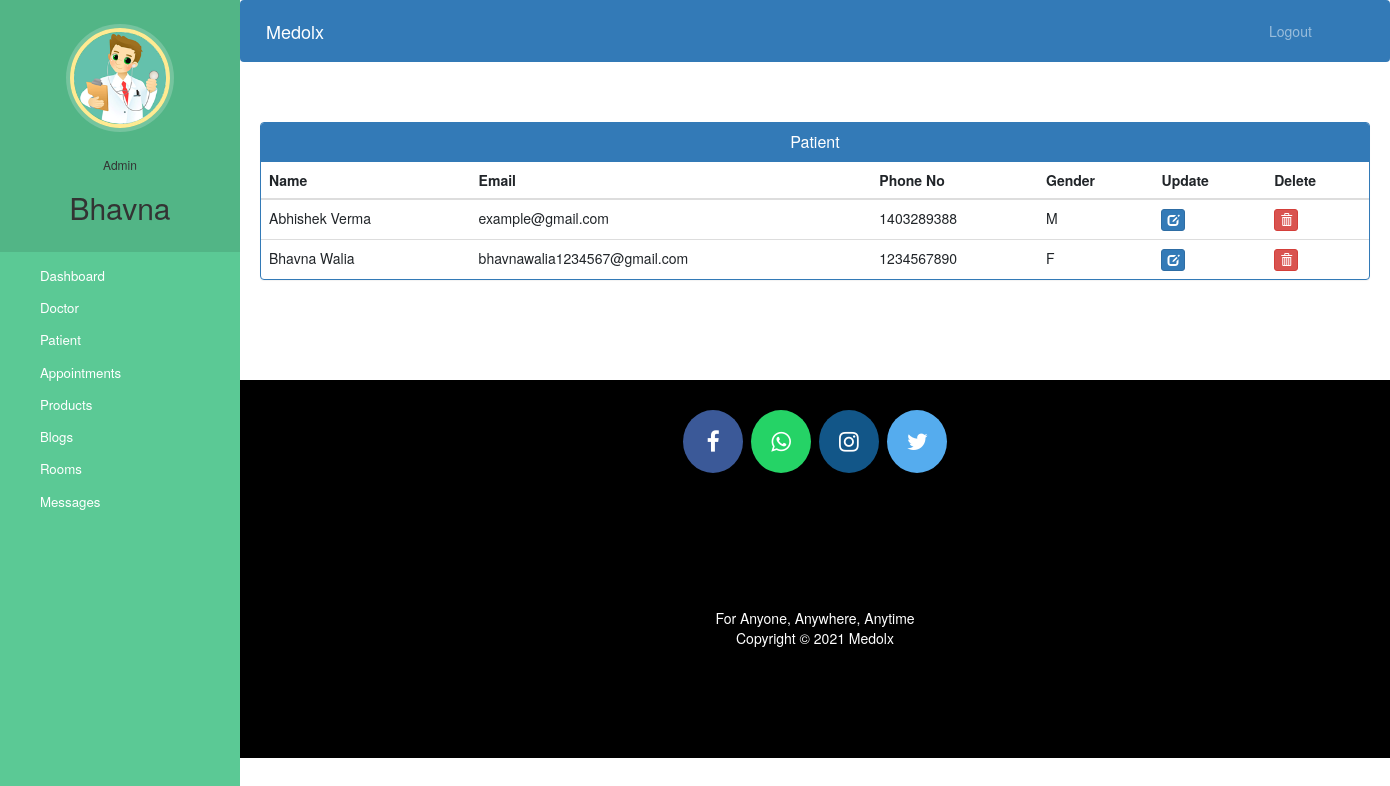
/admin_view_patient (signed in), run on the app's committed database.
### medolx/models.py (models this page shows, shortened)
class Patient(models.Model):
    user=models.OneToOneField(User,on_delete=models.CASCADE, default=None)
    email=models.CharField(max_length=30)
    phone_no = models.CharField(max_length=10, unique=True)
    gender = (
        ('M', 'Male'),
        ('F', 'Female'),
    )
    gender = models.CharField(max_length=1, choices=gender)
    status=models.BooleanField(default=False)
    @property
    def get_name(self):
        return self.user.first_name+" "+self.user.last_name

### medolx/views.py (the view)
# urls.py: path('admin_view_patient', views.admin_view_patient, name="admin_view_patient"),
@user_passes_test(lambda u: u.is_superuser)
def admin_view_patient(request):
    patients=models.Patient.objects.all().filter()
    return render(request,'admin_view_patient.html',{'patients':patients})
    print(patients)

### templates/admin_view_patient.html (shortened to what this page needs)
{% extends 'admin_base.html' %}
{% block content %}
{%load static%}
<head>
  <link href="//netdna.bootstrapcdn.com/bootstrap/3.0.0/css/bootstrap.min.css" rel="stylesheet" id="bootstrap-css">
</head>
<div class="container">
  <div class="panel panel-primary">
    <div class="panel-heading">
      <h6 class="panel-title">Patient</h6>
    </div>
    <table class="table table-hover" id="dev-table">
      <thead>
        <tr>
          <th>Name</th>
          <th>Email</th>
          <th>Phone No</th>
          <th>Gender</th>
          <th>Update</th>
          <th>Delete</th>
        </tr>
      </thead>
      {% for p in patients %}
      <tr>
        <td> {{p.get_name}}</td>
        <td>{{p.email}}</td>
        <td>{{p.phone_no}}</td>
        <td>{{p.gender}}</td>
        <td><a class="btn btn-primary btn-xs" href="{% url 'admin_update_patient' p.id  %}"><span class="glyphicon glyphicon-edit"></span></a></td>
        <td><a class="btn btn-danger btn-xs" href="{% url 'admin_delete_patient' p.id  %}"><span class="glyphicon glyphicon-trash"></span></a></td>
      </tr>
      {% endfor %}
    </table>
  </div>
</div>
{% endblock content %}

### templates/admin_base.html (shortened to what this page needs)
<!DOCTYPE html>
{% load static %}
<html lang="en">
<head>
  <link rel="stylesheet" href="https://stackpath.bootstrapcdn.com/bootstrap/4.3.1/css/bootstrap.min.css">
  <link rel="stylesheet" href="https://maxcdn.bootstrapcdn.com/font-awesome/4.7.0/css/font-awesome.min.css">
  <link rel="stylesheet" href="{% static '/style.css' %}">
</head>
<body>
  <nav class="menu" tabindex="0">
    <header class="avatar">
      <img src="{% static "images/doctor.png" %}" />
      <br><br>
      <h6>Admin</h6>
      <h2>{{request.user.username}}</h2>
    </header>
    <ul>
      <li tabindex="0" class="icon-dashboard"> <a style="color:white; text-decoration:none;" href="/admin_dashboard"><span>Dashboard</span></a> </li>
      <li tabindex="0" class="icon-customers"> <a style="color:white; text-decoration:none;" href="/admin_doctor"><span>Doctor</span></a></li>
      <li tabindex="0" class="icon-users"> <a style="color:white; text-decoration:none;" href="/admin_patient"><span>Patient</span></a></li>
      <li tabindex="0" class="icon-calendar"> <a style="color:white; text-decoration:none;" href="/admin_view_appointments"><span>Appointments</span></a></li>
      <li tabindex="0" class="icon-customers"> <a style="color:white; text-decoration:none;" href="/admin_view_product"><span>Products</span></a></li>
      <li tabindex="0" class="icon-calendar"> <a style="color:white; text-decoration:none;" href="/admin_view_blog"><span>Blogs</span></a></li>
      <li tabindex="0" class="icon-calendar"> <a style="color:white; text-decoration:none;" href="/admin_view_room"><span>Rooms</span></a></li>
      <li tabindex="0" class="icon-calendar"> <a style="color:white; text-decoration:none;" href="/admin_view_message"><span>Messages</span></a></li>
    </ul>
  </nav>
  <main>
    <div class="bs-example">
      <nav class="navbar navbar-expand-md  navbar-dark fixed-top" style="background:#337AB7;">
        <a href="/admin_dashboard" class="navbar-brand">Medolx</a>
        <div class="collapse navbar-collapse justify-content-between" id="navbarCollapse">
          <div class="navbar-nav" style=" margin-left: 90%;">
            <a href="logout" class="nav-item nav-link">Logout</a>
          </div>
        </div>
      </nav>
    </div>
    <br><br>
    {% block content %}
    {% endblock content %}
    <br><br><br><br>
    <footer>
      <p>
        <a id="ftr" href="https://facebook.com/sumit.luv/" class="fa fa-facebook"></a>
        <a id="ftr" href="https://api.whatsapp.com/send?phone=919572181024&text=Hello%20Sumit.%0d%0aHow%20are%20you%20%3f%0d%0aI%20came%20from%20your%20website.&source=&data=#" class="fa fa-whatsapp"></a>
        <a id="ftr" href="https://instagram.com/sumit.luv" class="fa fa-instagram"></a>
        <a id="ftr" href="https://twitter.com/sumitkumar1503" class="fa fa-twitter"></a>
      </p>
      <br>
      <div class="container">
        <div class="row">
          <div class="col-md-12 col-sm-12">
            <div style="color:#ffffff;" class="wow fadeInUp footer-copyright">
              <p>For Anyone, Anywhere, Anytime<br>
                Copyright &copy; 2021 Medolx </p>
            </div>
          </div>
        </div>
      </div>
    </footer>
  </main>
</body>
</html>

### static/css/style.css (style rules this page uses)
* { padding: 0; margin: 0; text-decoration: none; list-style: none; box-sizing: border-box; }
a { text-decoration: none !important; }
h1,h2,h3,h4,h5,h6 { color:hsl(0, 0%, 30%); }
.btn { border-radius: 0; }

### templates/admin_base.html (style rules this page uses)
body { overflow-x: hidden; }
a:link { text-decoration: none; }
a { color: white; }
footer { padding: 0px 0px 0px 0px; background-color: black; margin: 0px; }
#ftr { padding: 20px; }
.fa { font-size: 23px; width: 60px; text-align: center; text-decoration: none; margin: 5px 2px; border-radius: 50%; }
.fa-facebook { background: #3B5998; color: white; margin-top: 30px; }
.fa-whatsapp { background: #25d366; color: white; }
.fa-twitter { background: #55ACEE; color: white; }
.fa-instagram { background: #125688; color: white; }
p { text-align: center; }
body { padding-left: 240px; }
main { position: relative; height: 100vh; }
.menu { background: #5bc995; height: 100vh; width: 240px; position: fixed; top: 0px; left: 0; z-index: 5; outline: none; }
.menu .avatar { background: rgba(0, 0, 0, 0.1); padding: 2em 0.5em; text-align: center; }
.menu .avatar img { width: 100px; border-radius: 50%; overflow: hidden; border: 4px solid #ffea92; box-shadow: 0 0 0 4px rgba(255, 255, 255, 0.2); }
.menu .avatar h2 { font-weight: normal; margin-bottom: 0; }
.menu ul { list-style: none; padding: 0.5em 0; margin: 0; }
.menu ul li { padding: 0.5em 1em 0.5em 3em; font-size: 0.95em; font-weight: regular; background-repeat: no-repeat; background-position: left 15px center; background-size: auto 20px; transition: all 0.15s linear; cursor: pointer; }
.menu ul li.icon-dashboard { background-image: url("http://www.entypo.com/images//gauge.svg"); }
.menu ul li.icon-customers { background-image: url("http://www.entypo.com/images//briefcase.svg"); }
.menu ul li.icon-users { background-image: url("http://www.entypo.com/images//users.svg"); }
.menu ul li.icon-calendar { background-image: url("http://www.entypo.com/images//calendar.svg"); }

### templates/admin_view_patient.html (style rules this page uses)
a:link { text-decoration: none; }
h6 { text-align: center; }
.row { margin: 100px; }

### data on the page
Patient: get_name "Abhishek Verma", email "example@gmail.com", phone_no "1403289388", gender "M"
Patient: get_name "Bhavna Walia", email "bhavnawalia1234567@gmail.com", phone_no "1234567890", gender "F"

### other printed values
{{ request.user.username }} "Bhavna"
